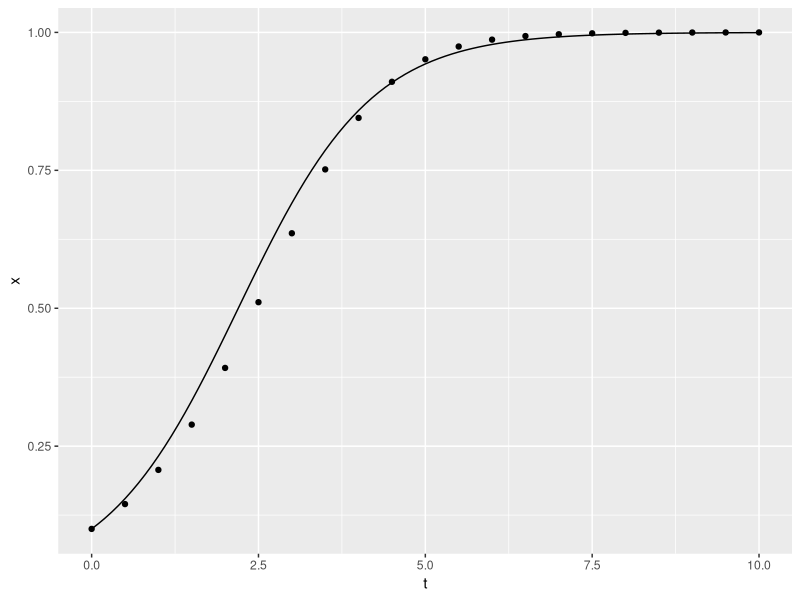
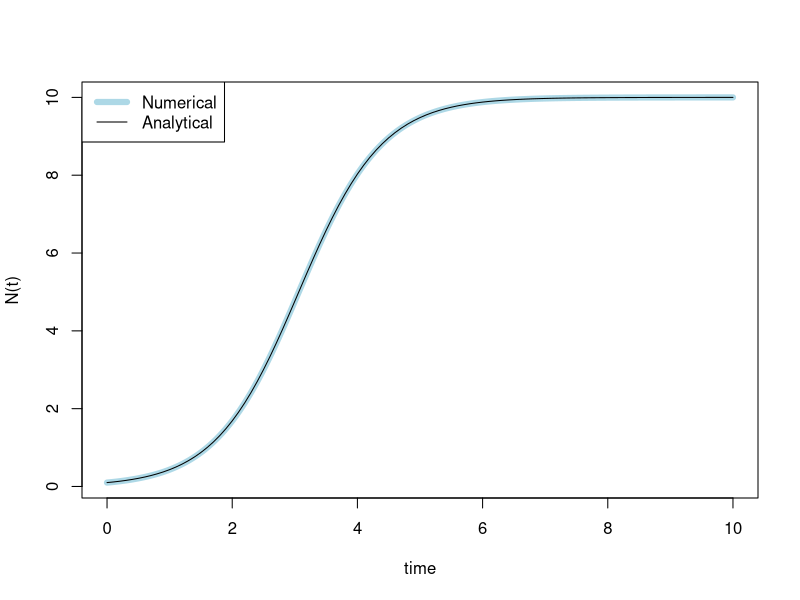
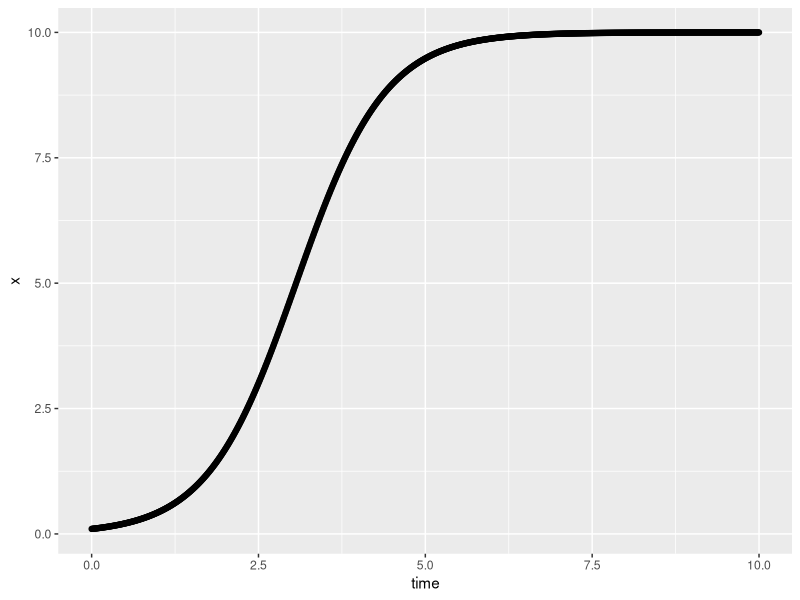
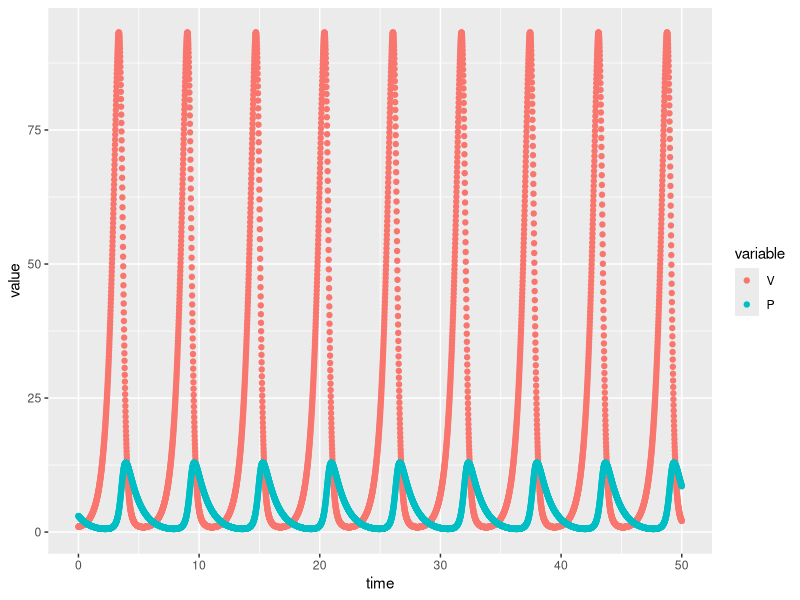
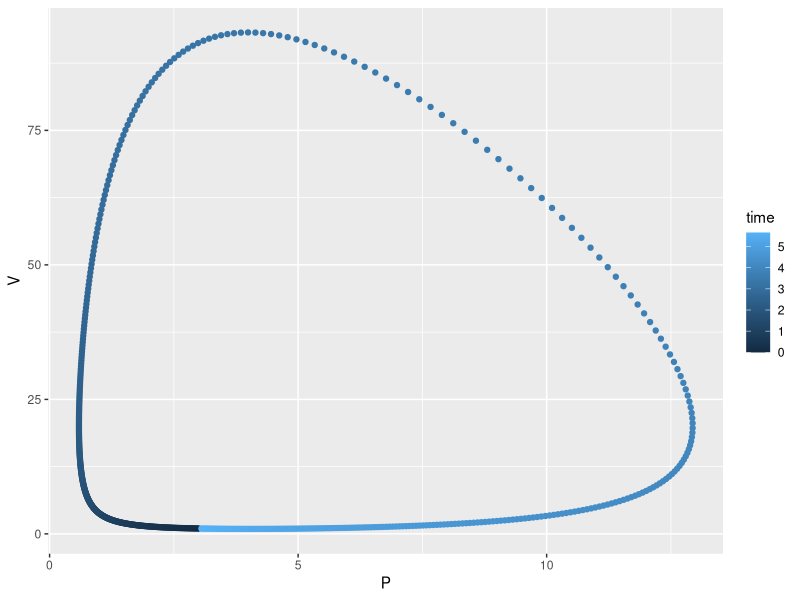

Write R code to recreate these figures, in order.
## ---- chunk 1
# intervalos de tempo: uma sequência de zero a dez em passos de 0,5
time <- seq(0, 10, by = 0.5)
# condição inicial
x0 <- 0.1
## A função a ser integrada (expressão à direita da derivada acima)
f <- function(x){x * (1.-x)}
## Um vetor vazio para armazenar os resultados
x <- c()
## Armazena a condição inicial na primeira posição do vetor
x[1] <- x0


# loop ao longo do tempo: aproxima a função a cada passo de tempo
for (i in 1:(length(time)-1)){
    x[i+1] = x[i] + 0.5 * f(x[i])
}

## plotando com ggplot2
library(ggplot2)#carrega cada biblioteca uma vez por sessão R
p <- ggplot(data = data.frame(x = x, t = time), aes(t, x)) + geom_point()
analytic <- stat_function(fun=function(t){0.1 * exp(t)/(1+0.1*(exp(t)-1.))})
print(p+analytic)
## ---- chunk 2
# parametros: devem estar em um vetor
parameters <- c(r = 1.5, K = 10)

# condições iniciais: também devem estar em um vetor, mesmo que seja um só valor
state <- c(x = 0.1)
## ---- chunk 3
## seqüência de tempo
time <- seq(from=0, to=10, by = 0.01)
## ---- chunk 4
## A ODE logística a ser integrada
logistic <- function(t, state, parameters){
    with(
        as.list(c(state, parameters)),{
            dx <- r*x*(1-x/K)
            return(list(dx))
        }
        )
}
## ---- chunk 5
library(deSolve)# Carrega a biblioteca para integração, basta chamar uma vez por seção do R
## Executa a integração
out <- ode(y = state, times = time, func = logistic, parms = parameters)
## ---- chunk 6
head(out) # primeiras 6 linhas
## ---- chunk 7
#### Para o jupyter notebook apenas
options(jupyter.plot_mimetypes = 'image/png', repr.plot.height=5)
####

plot(out, lwd=6, col="lightblue", main="", ylab="N(t)")
curve(0.1*10*exp(1.5*x)/(10+0.1*(exp(1.5*x)-1)), add=TRUE)
legend("topleft", c("Numerical", "Analytical"), lty=1, col=c("lightblue", "black"), lwd=c(6,1))
## ---- chunk 8
## Plotando com o ggplot2
p <- ggplot(data = as.data.frame(out), aes(time, x)) + geom_point()
analytic <- stat_function(fun=function(t){0.1*10*exp(1.5*t)/(10+0.1*(exp(1.5*t)-1))})
print(p+analytic)
## ---- chunk 9
# Paramêtros: vetor
parameters <- c(r = 2, k = 0.5, e = 0.1, d = 1)

# condições iniciais: vetor
state <- c(V = 1, P = 3)
## ---- chunk 10
# sequência do tempo
time <- seq(0, 50, by = 0.01)

# Paramêtros: vetor
parameters <- c(r = 2, k = 0.5, e = 0.1, d = 1)

# condições iniciais: vetor
state <- c(V = 1, P = 3)
## ---- chunk 11
# Função R para calcular o valor das derivadas a cada valor de tempo
# Use os nomes das variáveis conforme definido nos vetores acima
lotkaVolterra <- function(t, state, parameters){
  with(as.list(c(state, parameters)), {
    dV = r * V - k * V * P
    dP = e * k * V * P - d * P
    return(list(c(dV, dP)))
  })
}
## ---- chunk 12
## Integração com'ode'
out <- ode(y = state, times = time, func = lotkaVolterra, parms = parameters)

## Plotando
out.df = as.data.frame(out) # exigido pelo ggplot
library(reshape2)
out.m = melt(out.df, id.vars='time') # isso facilita a plotagem colocando todas as variáveis em uma única coluna

p <- ggplot(out.m, aes(time, value, color = variable)) + geom_point()
print(p)
## ---- chunk 13
p2 <- ggplot(data = out.df[1:567,], aes(x = P, V, color = time)) + geom_point()
print(p2)
